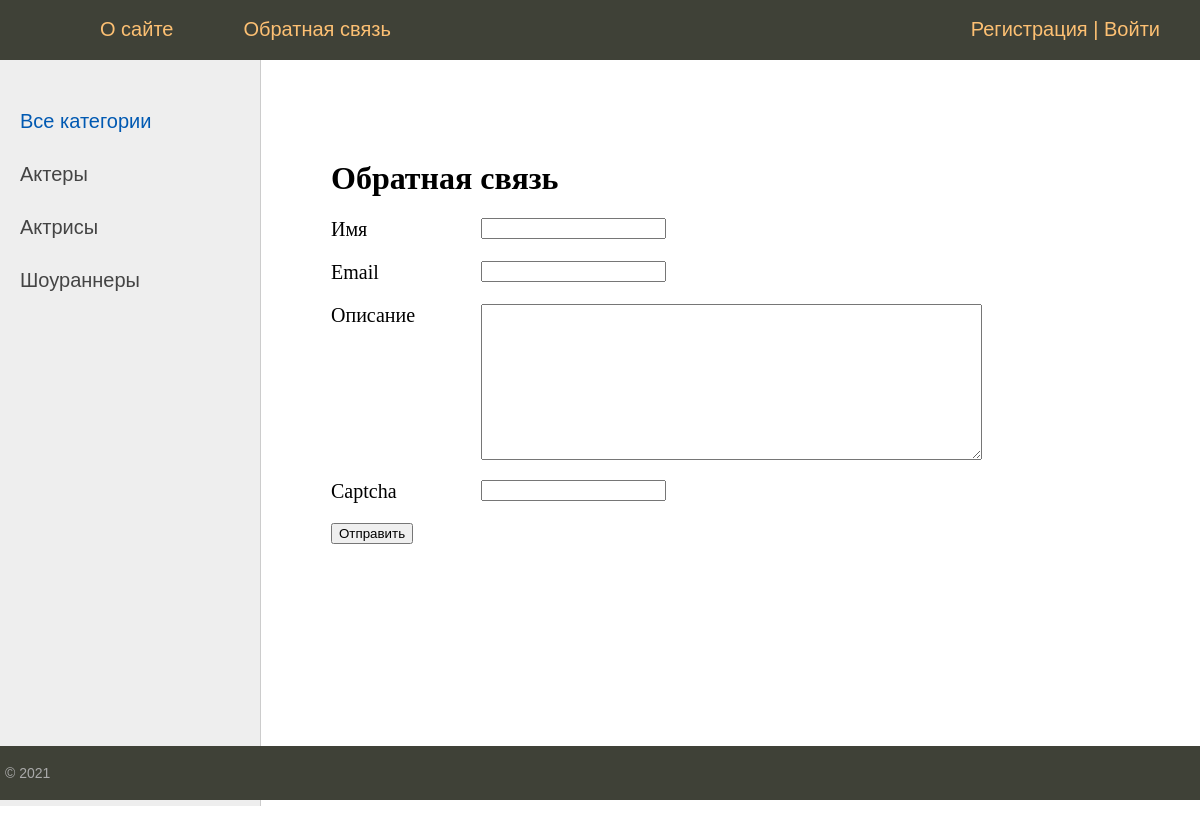
Page /contact/ on the committed database.
### stars/models.py (models this page shows, shortened)
class Category(models.Model):
    name = models.CharField(max_length=100, db_index=True, verbose_name="Категория")
    slug = models.SlugField(max_length=255, unique=True, db_index=True, verbose_name="URL")
    def get_absolute_url(self):
        return reverse('category', kwargs={'cat_slug': self.slug})
    class Meta:
        verbose_name = "Категория"
        verbose_name_plural = "Категории"
        ordering = ['id']

### stars/views.py (the view, shortened to what this page needs)
# urls.py: path('contact/', views.ContactFormView.as_view(), name='contact'),
class ContactFormView(DataMixin, FormView):
    form_class = ContactForm
    template_name = 'stars/contact.html'
    success_url = reverse_lazy('home')
    def get_context_data(self, *, object_list=None, **kwargs):
        context = super().get_context_data(**kwargs)
        c_def = self.get_user_context(title="Обратная связь")
        return dict(list(context.items()) + list(c_def.items()))

### stars/forms.py
class ContactForm(forms.Form):
    name = forms.CharField(label='Имя', max_length=255)
    email = forms.EmailField(label='Email')
    content = forms.CharField(label='Описание', widget=forms.Textarea(attrs={'cols': 60, 'rows': 10}))
    captcha = CaptchaField()

### stars/templatetags/stars_tags.py (called while the page is built)
@register.inclusion_tag('stars/list_categories.html')
def show_categories(sort=None, cat_selected=0):
    if not sort:
        cats = Category.objects.all()
    else:
        cats = Category.objects.order_by(sort)
    return {'cats': cats, 'cat_selected': cat_selected}

### stars/utils.py (called while the page is built)
    def get_user_context(self, **kwargs):
        context = kwargs
        cats = Category.objects.annotate(Count('star'))
        user_menu = menu.copy()
        if not self.request.user.is_authenticated:
            user_menu.pop(1)
        context['menu'] = user_menu
        context['cats'] = cats
        if 'cat_selected' not in context:
            context['cat_selected'] = 0
        return context

### stars/templates/stars/contact.html (shortened to what this page needs)
{% extends 'base.html'%}
{% block content%}
<h1>{{title}}</h1>
<form method="post">
    {% for f in form %}
        <p><label class="form-label" for="{{ f.id_for_label }}">{{f.label}}</label>{{ f }}</p>
    {% endfor %}
    <button type="submit">Отправить</button>
</form>
{% endblock %}

### templates/base.html (shortened to what this page needs)
{% load static %}
{% load stars_tags %}
<html lang="en">
<head>
	<link rel="stylesheet" href="{% static 'css/base.css'%}">
</head>
<body>
<table class="table-page" border=0 cellpadding="0" cellspacing="0">
<tr><td valign=top>
{% block mainmenu %}
<div class="header">
<ul id="mainmenu" class="mainmenu">
    <li class="logo"><a href="{% url 'home' %}"><div class="logo"></div></a></li>
    {% for m in menu %}
        <li><a href="{% url m.url_name %}">{{m.title}}</a></li>
    {% endfor %}
    {% if request.user.is_authenticated %}
    <li class="last"> {{ user.username }} | <a href="{% url 'logout' %}">Выйти</a></li>
    {% else %}
    <li class="last"><a href="{% url 'register' %}">Регистрация</a> | <a href="{% url 'login' %}">Войти</a></li>
    {% endif %}
</ul>
</div>
{% endblock mainmenu %}
<table class="table-content" border=0 cellpadding="0" cellspacing="0">
<tr>
<td valign="top" class="left-chapters">
	<ul id="leftchapters">
        {% if cat_selected == 0 %}
            <li class="selected"> Все категории</li>
        {% else %}
            <li><a href="{% url 'home' %}">Все категории</a></li>
        {% endif %}
        {% for c in cats %}
        {% if c.star__count > 0 %}
            {% if c.pk == cat_selected %}
                <li class="selected">{{c.name}}</li>
            {% else %}
                <li><a href="{{c.get_absolute_url}}">{{c.name}}</a></li>
            {% endif %}
        {% endif %}
        {% endfor %}
	</ul>
</td>
    <td valign="top" class="content">
        <div class="content-text">
        {% block content %}
        {% endblock %}
        </div>
    </td>
</tr>
</table>
</td>
</tr>
<tr><td valign=top>
	<div id="footer">
		<p>&copy; 2021</p>
	</div>
</td></tr>
</table>
</body>
</html>

### static/css/base.css (style rules this page uses)
html, body { font-family: 'Arial'; margin: 0; padding: 0; height: 100%; width: 100%; color: #444; }
a { color: #0059b2; text-decoration: none; }
.table-page { width: 100%; height: 100%; vertical-align: top; }
.table-page tr { height: 100%; }
.header { background: #3F4137; height: 60px; }
.logo { width: 70px; height: 60px; }
ul.mainmenu { list-style: none; margin: 0; padding: 0; height: 60px; color: #fdc073; font-size: 20px; overflow: hidden; }
ul.mainmenu li { float: left; margin: 18px 40px 0 30px; }
ul.mainmenu li.logo { margin: 0; }
ul.mainmenu li.last { float: right; }
ul.mainmenu li a { color: #fdc073; text-decoration: none; }
.table-content { width: 100%; min-height: 100%; height: 100%; }
.left-chapters { margin: 0; background: #eee; border-right: 1px solid #ccc; min-height: 100%; }
.left-chapters ul { width: 230px; min-height: 100%; margin: 0; padding: 20px 10px 10px 20px; list-style: none; font-size: 20px; }
.left-chapters ul li { margin: 30px 0 0 0; color: #999; }
.left-chapters ul li.selected { color: #0059b2; }
.left-chapters ul li a { color: #444; text-decoration: none; }
.content { padding: 40px 20px 20px 40px; width: 100%; box-sizing: border-box; }
.content-text { margin: 60px 0 0 30px; color: #000; font-size: 20px; font-family: Yandex Sans Display Light; }
.content-text h1 { font-size: 32px; }
#footer { box-sizing: border-box; background: #3F4137; padding: 5px; color: #aaa; font-size: 14px; font-family: Verdana, Geneva, Arial, Helvetica; text-align: left; overflow: hidden; }
.form-label { display: inline-block; min-width: 150px; vertical-align: top; }

### rows in the picture
Category: name "Актеры"
Category: name "Актрисы"
Category: name "Шоураннеры"

### other values in the picture
{{ m.title }} "О сайте" "Обратная связь"
{{ title }} "Обратная связь"
{{ f.label }} "Имя" "Email" "Описание" "Captcha"
